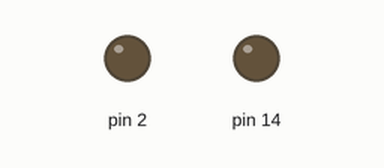
This sketch was run on a simulated Arduino Uno, built with avr-gcc and run on an emulated ATmega328P. On the bench: output pins drawn as LEDs (lit = HIGH).

Above: at 1.3 s.
At 3.9 s:
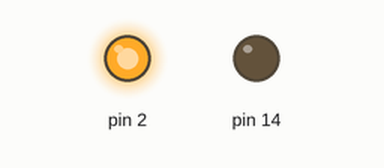
Timing chart, 0 to 6.8 s (numbered marks = the images above):
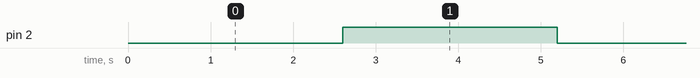

Measured:
- by itself, pin 2: alternates HIGH for 2.6 s and LOW for 2.6 s

The sketch:

sketch_jan08a.ino
```cpp
struct motor{
  int I1,I2;
  motor(int i1,int i2){
    I1=i1,I2=i2;
    pinMode(I1,OUTPUT),pinMode(I2,OUTPUT);
    setSpeed(0);
  }
  void setSpeed(int speed){
    if(speed>0){
      analogWrite(I1,speed),digitalWrite(I2,HIGH);
    }
    else if(speed<0){
      analogWrite(I1,speed+255),digitalWrite(I2,LOW);
    }
    else{
      analogWrite(I1,0),digitalWrite(I2,HIGH);
    }
  }
};
motor *m;
void setup() {
  Serial.begin(9600);
  m=new motor(2,14);
  pinMode( 2, OUTPUT );
  //pinMode( 3, OUTPUT );
  pinMode( 14, OUTPUT );
  //pinMode( 15, OUTPUT);
  //digitalWrite( 3, LOW );
  //analogWrite(2,100);
  digitalWrite(14,LOW);
}

void loop() {
  //m->setSpeed(-100);
  /*analogWrite(2,100);
  digitalWrite(14,HIGH);
  delay(5000);
  analogWrite(2,200);
  digitalWrite(14,HIGH);
  delay(5000);*/

  for (int i = 0; i<=25; i++){
    analogWrite( 2, 10*i );
    //Serial.println( 10*i );
    //m->setSpeed(10*i);
    delay( 200 );
  }
}
```
